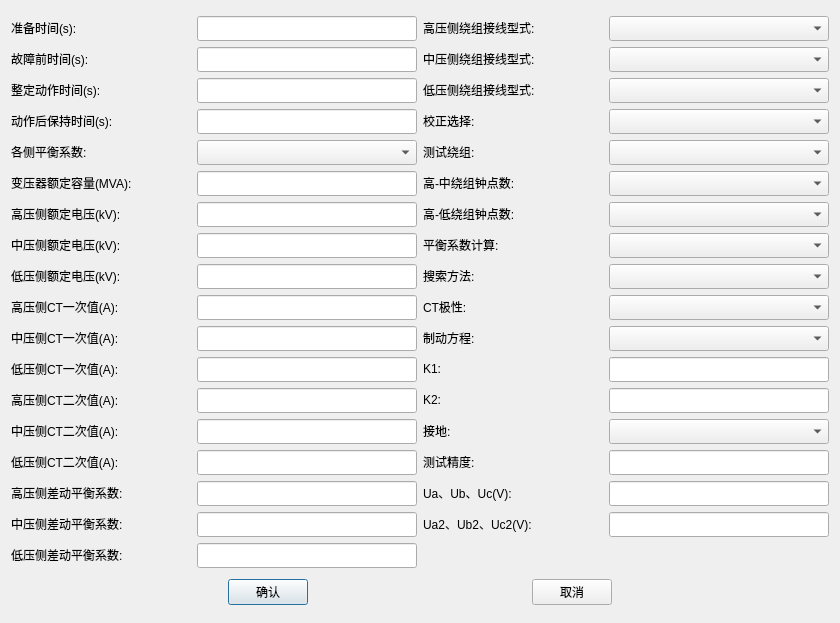
<?xml version="1.0" encoding="UTF-8"?>
<ui version="4.0">
 <class>QDiffCommonParasDlg</class>
 <widget class="QDialog" name="QDiffCommonParasDlg">
  <property name="geometry">
   <rect>
    <x>0</x>
    <y>0</y>
    <width>838</width>
    <height>623</height>
   </rect>
  </property>
  <property name="windowTitle">
   <string>通用参数</string>
  </property>
  <layout class="QVBoxLayout" name="verticalLayout">
   <item>
    <layout class="QGridLayout" name="gridLayout">
     <item row="10" column="2">
      <widget class="QLabel" name="m_labIrEquation">
       <property name="sizePolicy">
        <sizepolicy hsizetype="Fixed" vsizetype="Fixed">
         <horstretch>0</horstretch>
         <verstretch>0</verstretch>
        </sizepolicy>
       </property>
       <property name="minimumSize">
        <size>
         <width>180</width>
         <height>0</height>
        </size>
       </property>
       <property name="maximumSize">
        <size>
         <width>180</width>
         <height>16777215</height>
        </size>
       </property>
       <property name="text">
        <string>制动方程:</string>
       </property>
      </widget>
     </item>
     <item row="11" column="2">
      <widget class="QLabel" name="m_labK">
       <property name="sizePolicy">
        <sizepolicy hsizetype="Fixed" vsizetype="Fixed">
         <horstretch>0</horstretch>
         <verstretch>0</verstretch>
        </sizepolicy>
       </property>
       <property name="minimumSize">
        <size>
         <width>180</width>
         <height>0</height>
        </size>
       </property>
       <property name="maximumSize">
        <size>
         <width>180</width>
         <height>16777215</height>
        </size>
       </property>
       <property name="text">
        <string>K1:</string>
       </property>
      </widget>
     </item>
     <item row="6" column="2">
      <widget class="QLabel" name="m_labTransGroupMode2">
       <property name="sizePolicy">
        <sizepolicy hsizetype="Fixed" vsizetype="Fixed">
         <horstretch>0</horstretch>
         <verstretch>0</verstretch>
        </sizepolicy>
       </property>
       <property name="minimumSize">
        <size>
         <width>180</width>
         <height>0</height>
        </size>
       </property>
       <property name="maximumSize">
        <size>
         <width>180</width>
         <height>16777215</height>
        </size>
       </property>
       <property name="text">
        <string>高-低绕组钟点数:</string>
       </property>
      </widget>
     </item>
     <item row="5" column="2">
      <widget class="QLabel" name="m_labTransGroupMode1">
       <property name="sizePolicy">
        <sizepolicy hsizetype="Fixed" vsizetype="Fixed">
         <horstretch>0</horstretch>
         <verstretch>0</verstretch>
        </sizepolicy>
       </property>
       <property name="minimumSize">
        <size>
         <width>180</width>
         <height>0</height>
        </size>
       </property>
       <property name="maximumSize">
        <size>
         <width>180</width>
         <height>16777215</height>
        </size>
       </property>
       <property name="text">
        <string>高-中绕组钟点数:</string>
       </property>
      </widget>
     </item>
     <item row="9" column="2">
      <widget class="QLabel" name="m_labCTPoint">
       <property name="sizePolicy">
        <sizepolicy hsizetype="Fixed" vsizetype="Fixed">
         <horstretch>0</horstretch>
         <verstretch>0</verstretch>
        </sizepolicy>
       </property>
       <property name="minimumSize">
        <size>
         <width>180</width>
         <height>0</height>
        </size>
       </property>
       <property name="maximumSize">
        <size>
         <width>180</width>
         <height>16777215</height>
        </size>
       </property>
       <property name="text">
        <string>CT极性:</string>
       </property>
      </widget>
     </item>
     <item row="13" column="2">
      <widget class="QLabel" name="m_labEarthing">
       <property name="sizePolicy">
        <sizepolicy hsizetype="Fixed" vsizetype="Fixed">
         <horstretch>0</horstretch>
         <verstretch>0</verstretch>
        </sizepolicy>
       </property>
       <property name="minimumSize">
        <size>
         <width>180</width>
         <height>0</height>
        </size>
       </property>
       <property name="maximumSize">
        <size>
         <width>180</width>
         <height>16777215</height>
        </size>
       </property>
       <property name="text">
        <string>接地:</string>
       </property>
      </widget>
     </item>
     <item row="12" column="2">
      <widget class="QLabel" name="m_labK2">
       <property name="sizePolicy">
        <sizepolicy hsizetype="Fixed" vsizetype="Fixed">
         <horstretch>0</horstretch>
         <verstretch>0</verstretch>
        </sizepolicy>
       </property>
       <property name="minimumSize">
        <size>
         <width>180</width>
         <height>0</height>
        </size>
       </property>
       <property name="maximumSize">
        <size>
         <width>180</width>
         <height>16777215</height>
        </size>
       </property>
       <property name="text">
        <string>K2:</string>
       </property>
      </widget>
     </item>
     <item row="8" column="2">
      <widget class="QLabel" name="m_labSearchMode">
       <property name="sizePolicy">
        <sizepolicy hsizetype="Fixed" vsizetype="Fixed">
         <horstretch>0</horstretch>
         <verstretch>0</verstretch>
        </sizepolicy>
       </property>
       <property name="minimumSize">
        <size>
         <width>180</width>
         <height>0</height>
        </size>
       </property>
       <property name="maximumSize">
        <size>
         <width>180</width>
         <height>16777215</height>
        </size>
       </property>
       <property name="text">
        <string>搜索方法:</string>
       </property>
      </widget>
     </item>
     <item row="4" column="2">
      <widget class="QLabel" name="m_labAdoptWind">
       <property name="sizePolicy">
        <sizepolicy hsizetype="Fixed" vsizetype="Fixed">
         <horstretch>0</horstretch>
         <verstretch>0</verstretch>
        </sizepolicy>
       </property>
       <property name="minimumSize">
        <size>
         <width>180</width>
         <height>0</height>
        </size>
       </property>
       <property name="maximumSize">
        <size>
         <width>180</width>
         <height>16777215</height>
        </size>
       </property>
       <property name="text">
        <string>测试绕组:</string>
       </property>
      </widget>
     </item>
     <item row="7" column="2">
      <widget class="QLabel" name="m_labJXFactor">
       <property name="sizePolicy">
        <sizepolicy hsizetype="Fixed" vsizetype="Fixed">
         <horstretch>0</horstretch>
         <verstretch>0</verstretch>
        </sizepolicy>
       </property>
       <property name="minimumSize">
        <size>
         <width>180</width>
         <height>0</height>
        </size>
       </property>
       <property name="maximumSize">
        <size>
         <width>180</width>
         <height>16777215</height>
        </size>
       </property>
       <property name="text">
        <string>平衡系数计算:</string>
       </property>
      </widget>
     </item>
     <item row="0" column="2">
      <widget class="QLabel" name="m_labWindH">
       <property name="sizePolicy">
        <sizepolicy hsizetype="Fixed" vsizetype="Fixed">
         <horstretch>0</horstretch>
         <verstretch>0</verstretch>
        </sizepolicy>
       </property>
       <property name="minimumSize">
        <size>
         <width>180</width>
         <height>0</height>
        </size>
       </property>
       <property name="maximumSize">
        <size>
         <width>180</width>
         <height>16777215</height>
        </size>
       </property>
       <property name="text">
        <string>高压侧绕组接线型式:</string>
       </property>
      </widget>
     </item>
     <item row="15" column="2">
      <widget class="QLabel" name="m_labVg1">
       <property name="sizePolicy">
        <sizepolicy hsizetype="Fixed" vsizetype="Fixed">
         <horstretch>0</horstretch>
         <verstretch>0</verstretch>
        </sizepolicy>
       </property>
       <property name="minimumSize">
        <size>
         <width>180</width>
         <height>0</height>
        </size>
       </property>
       <property name="maximumSize">
        <size>
         <width>180</width>
         <height>16777215</height>
        </size>
       </property>
       <property name="text">
        <string>Ua、Ub、Uc(V):</string>
       </property>
      </widget>
     </item>
     <item row="16" column="2">
      <widget class="QLabel" name="m_labVg2">
       <property name="sizePolicy">
        <sizepolicy hsizetype="Fixed" vsizetype="Fixed">
         <horstretch>0</horstretch>
         <verstretch>0</verstretch>
        </sizepolicy>
       </property>
       <property name="minimumSize">
        <size>
         <width>180</width>
         <height>0</height>
        </size>
       </property>
       <property name="maximumSize">
        <size>
         <width>180</width>
         <height>16777215</height>
        </size>
       </property>
       <property name="text">
        <string>Ua2、Ub2、Uc2(V):</string>
       </property>
      </widget>
     </item>
     <item row="14" column="2">
      <widget class="QLabel" name="m_labStep">
       <property name="sizePolicy">
        <sizepolicy hsizetype="Fixed" vsizetype="Fixed">
         <horstretch>0</horstretch>
         <verstretch>0</verstretch>
        </sizepolicy>
       </property>
       <property name="minimumSize">
        <size>
         <width>180</width>
         <height>0</height>
        </size>
       </property>
       <property name="maximumSize">
        <size>
         <width>180</width>
         <height>16777215</height>
        </size>
       </property>
       <property name="text">
        <string>测试精度:</string>
       </property>
      </widget>
     </item>
     <item row="3" column="2">
      <widget class="QLabel" name="m_labPhCorrectMode">
       <property name="sizePolicy">
        <sizepolicy hsizetype="Fixed" vsizetype="Fixed">
         <horstretch>0</horstretch>
         <verstretch>0</verstretch>
        </sizepolicy>
       </property>
       <property name="minimumSize">
        <size>
         <width>180</width>
         <height>0</height>
        </size>
       </property>
       <property name="maximumSize">
        <size>
         <width>180</width>
         <height>16777215</height>
        </size>
       </property>
       <property name="text">
        <string>校正选择:</string>
       </property>
      </widget>
     </item>
     <item row="2" column="2">
      <widget class="QLabel" name="m_labWindL">
       <property name="sizePolicy">
        <sizepolicy hsizetype="Fixed" vsizetype="Fixed">
         <horstretch>0</horstretch>
         <verstretch>0</verstretch>
        </sizepolicy>
       </property>
       <property name="minimumSize">
        <size>
         <width>180</width>
         <height>0</height>
        </size>
       </property>
       <property name="maximumSize">
        <size>
         <width>180</width>
         <height>16777215</height>
        </size>
       </property>
       <property name="text">
        <string>低压侧绕组接线型式:</string>
       </property>
      </widget>
     </item>
     <item row="1" column="2">
      <widget class="QLabel" name="m_labWindM">
       <property name="sizePolicy">
        <sizepolicy hsizetype="Fixed" vsizetype="Fixed">
         <horstretch>0</horstretch>
         <verstretch>0</verstretch>
        </sizepolicy>
       </property>
       <property name="minimumSize">
        <size>
         <width>180</width>
         <height>0</height>
        </size>
       </property>
       <property name="maximumSize">
        <size>
         <width>180</width>
         <height>16777215</height>
        </size>
       </property>
       <property name="text">
        <string>中压侧绕组接线型式:</string>
       </property>
      </widget>
     </item>
     <item row="0" column="0">
      <widget class="QLabel" name="m_labPrepareTime">
       <property name="sizePolicy">
        <sizepolicy hsizetype="Fixed" vsizetype="Fixed">
         <horstretch>0</horstretch>
         <verstretch>0</verstretch>
        </sizepolicy>
       </property>
       <property name="minimumSize">
        <size>
         <width>180</width>
         <height>0</height>
        </size>
       </property>
       <property name="maximumSize">
        <size>
         <width>180</width>
         <height>16777215</height>
        </size>
       </property>
       <property name="text">
        <string>准备时间(s):</string>
       </property>
      </widget>
     </item>
     <item row="6" column="0">
      <widget class="QLabel" name="m_labHUn">
       <property name="sizePolicy">
        <sizepolicy hsizetype="Fixed" vsizetype="Fixed">
         <horstretch>0</horstretch>
         <verstretch>0</verstretch>
        </sizepolicy>
       </property>
       <property name="minimumSize">
        <size>
         <width>180</width>
         <height>0</height>
        </size>
       </property>
       <property name="maximumSize">
        <size>
         <width>180</width>
         <height>16777215</height>
        </size>
       </property>
       <property name="text">
        <string>高压侧额定电压(kV):</string>
       </property>
      </widget>
     </item>
     <item row="8" column="1">
      <widget class="QSettingLineEdit" name="m_txtLUn">
       <property name="sizePolicy">
        <sizepolicy hsizetype="Fixed" vsizetype="Fixed">
         <horstretch>0</horstretch>
         <verstretch>0</verstretch>
        </sizepolicy>
       </property>
       <property name="minimumSize">
        <size>
         <width>220</width>
         <height>25</height>
        </size>
       </property>
       <property name="maximumSize">
        <size>
         <width>220</width>
         <height>16777215</height>
        </size>
       </property>
      </widget>
     </item>
     <item row="3" column="0">
      <widget class="QLabel" name="m_labTimeAfter">
       <property name="sizePolicy">
        <sizepolicy hsizetype="Fixed" vsizetype="Fixed">
         <horstretch>0</horstretch>
         <verstretch>0</verstretch>
        </sizepolicy>
       </property>
       <property name="minimumSize">
        <size>
         <width>180</width>
         <height>0</height>
        </size>
       </property>
       <property name="maximumSize">
        <size>
         <width>180</width>
         <height>16777215</height>
        </size>
       </property>
       <property name="text">
        <string>动作后保持时间(s):</string>
       </property>
      </widget>
     </item>
     <item row="0" column="1">
      <widget class="QLineEdit" name="m_txtPrepareTime">
       <property name="sizePolicy">
        <sizepolicy hsizetype="Fixed" vsizetype="Fixed">
         <horstretch>0</horstretch>
         <verstretch>0</verstretch>
        </sizepolicy>
       </property>
       <property name="minimumSize">
        <size>
         <width>220</width>
         <height>25</height>
        </size>
       </property>
       <property name="maximumSize">
        <size>
         <width>220</width>
         <height>16777215</height>
        </size>
       </property>
      </widget>
     </item>
     <item row="8" column="0">
      <widget class="QLabel" name="m_labLUn">
       <property name="sizePolicy">
        <sizepolicy hsizetype="Fixed" vsizetype="Fixed">
         <horstretch>0</horstretch>
         <verstretch>0</verstretch>
        </sizepolicy>
       </property>
       <property name="minimumSize">
        <size>
         <width>180</width>
         <height>0</height>
        </size>
       </property>
       <property name="maximumSize">
        <size>
         <width>180</width>
         <height>16777215</height>
        </size>
       </property>
       <property name="text">
        <string>低压侧额定电压(kV):</string>
       </property>
      </widget>
     </item>
     <item row="14" column="1">
      <widget class="QSettingLineEdit" name="m_txtCTSl">
       <property name="sizePolicy">
        <sizepolicy hsizetype="Fixed" vsizetype="Fixed">
         <horstretch>0</horstretch>
         <verstretch>0</verstretch>
        </sizepolicy>
       </property>
       <property name="minimumSize">
        <size>
         <width>220</width>
         <height>25</height>
        </size>
       </property>
       <property name="maximumSize">
        <size>
         <width>220</width>
         <height>16777215</height>
        </size>
       </property>
      </widget>
     </item>
     <item row="15" column="0">
      <widget class="QLabel" name="m_labKphSet">
       <property name="sizePolicy">
        <sizepolicy hsizetype="Fixed" vsizetype="Fixed">
         <horstretch>0</horstretch>
         <verstretch>0</verstretch>
        </sizepolicy>
       </property>
       <property name="minimumSize">
        <size>
         <width>180</width>
         <height>0</height>
        </size>
       </property>
       <property name="maximumSize">
        <size>
         <width>180</width>
         <height>16777215</height>
        </size>
       </property>
       <property name="text">
        <string>高压侧差动平衡系数:</string>
       </property>
      </widget>
     </item>
     <item row="16" column="0">
      <widget class="QLabel" name="m_labKpmSet">
       <property name="sizePolicy">
        <sizepolicy hsizetype="Fixed" vsizetype="Fixed">
         <horstretch>0</horstretch>
         <verstretch>0</verstretch>
        </sizepolicy>
       </property>
       <property name="minimumSize">
        <size>
         <width>180</width>
         <height>0</height>
        </size>
       </property>
       <property name="maximumSize">
        <size>
         <width>180</width>
         <height>16777215</height>
        </size>
       </property>
       <property name="text">
        <string>中压侧差动平衡系数:</string>
       </property>
      </widget>
     </item>
     <item row="2" column="0">
      <widget class="QLabel" name="m_labFaultTime">
       <property name="sizePolicy">
        <sizepolicy hsizetype="Fixed" vsizetype="Fixed">
         <horstretch>0</horstretch>
         <verstretch>0</verstretch>
        </sizepolicy>
       </property>
       <property name="minimumSize">
        <size>
         <width>180</width>
         <height>0</height>
        </size>
       </property>
       <property name="maximumSize">
        <size>
         <width>180</width>
         <height>16777215</height>
        </size>
       </property>
       <property name="text">
        <string>整定动作时间(s):</string>
       </property>
      </widget>
     </item>
     <item row="3" column="1">
      <widget class="QSettingLineEdit" name="m_txtTimeAfter">
       <property name="sizePolicy">
        <sizepolicy hsizetype="Fixed" vsizetype="Fixed">
         <horstretch>0</horstretch>
         <verstretch>0</verstretch>
        </sizepolicy>
       </property>
       <property name="minimumSize">
        <size>
         <width>220</width>
         <height>25</height>
        </size>
       </property>
       <property name="maximumSize">
        <size>
         <width>220</width>
         <height>16777215</height>
        </size>
       </property>
      </widget>
     </item>
     <item row="4" column="1">
      <widget class="QComboBox" name="m_cmbKPSetMode">
       <property name="sizePolicy">
        <sizepolicy hsizetype="Fixed" vsizetype="Fixed">
         <horstretch>0</horstretch>
         <verstretch>0</verstretch>
        </sizepolicy>
       </property>
       <property name="minimumSize">
        <size>
         <width>220</width>
         <height>25</height>
        </size>
       </property>
       <property name="maximumSize">
        <size>
         <width>220</width>
         <height>16777215</height>
        </size>
       </property>
      </widget>
     </item>
     <item row="9" column="0">
      <widget class="QLabel" name="m_labCTPh">
       <property name="sizePolicy">
        <sizepolicy hsizetype="Fixed" vsizetype="Fixed">
         <horstretch>0</horstretch>
         <verstretch>0</verstretch>
        </sizepolicy>
       </property>
       <property name="minimumSize">
        <size>
         <width>180</width>
         <height>0</height>
        </size>
       </property>
       <property name="maximumSize">
        <size>
         <width>180</width>
         <height>16777215</height>
        </size>
       </property>
       <property name="text">
        <string>高压侧CT一次值(A):</string>
       </property>
      </widget>
     </item>
     <item row="2" column="1">
      <widget class="QLineEdit" name="m_txtFaultTime">
       <property name="sizePolicy">
        <sizepolicy hsizetype="Fixed" vsizetype="Fixed">
         <horstretch>0</horstretch>
         <verstretch>0</verstretch>
        </sizepolicy>
       </property>
       <property name="minimumSize">
        <size>
         <width>220</width>
         <height>25</height>
        </size>
       </property>
       <property name="maximumSize">
        <size>
         <width>220</width>
         <height>16777215</height>
        </size>
       </property>
      </widget>
     </item>
     <item row="12" column="0">
      <widget class="QLabel" name="m_labCTSh">
       <property name="sizePolicy">
        <sizepolicy hsizetype="Fixed" vsizetype="Fixed">
         <horstretch>0</horstretch>
         <verstretch>0</verstretch>
        </sizepolicy>
       </property>
       <property name="minimumSize">
        <size>
         <width>180</width>
         <height>0</height>
        </size>
       </property>
       <property name="maximumSize">
        <size>
         <width>180</width>
         <height>16777215</height>
        </size>
       </property>
       <property name="text">
        <string>高压侧CT二次值(A):</string>
       </property>
      </widget>
     </item>
     <item row="7" column="0">
      <widget class="QLabel" name="m_labMUn">
       <property name="sizePolicy">
        <sizepolicy hsizetype="Fixed" vsizetype="Fixed">
         <horstretch>0</horstretch>
         <verstretch>0</verstretch>
        </sizepolicy>
       </property>
       <property name="minimumSize">
        <size>
         <width>180</width>
         <height>0</height>
        </size>
       </property>
       <property name="maximumSize">
        <size>
         <width>180</width>
         <height>16777215</height>
        </size>
       </property>
       <property name="text">
        <string>中压侧额定电压(kV):</string>
       </property>
      </widget>
     </item>
     <item row="12" column="1">
      <widget class="QSettingLineEdit" name="m_txtCTSh">
       <property name="sizePolicy">
        <sizepolicy hsizetype="Fixed" vsizetype="Fixed">
         <horstretch>0</horstretch>
         <verstretch>0</verstretch>
        </sizepolicy>
       </property>
       <property name="minimumSize">
        <size>
         <width>220</width>
         <height>25</height>
        </size>
       </property>
       <property name="maximumSize">
        <size>
         <width>220</width>
         <height>16777215</height>
        </size>
       </property>
      </widget>
     </item>
     <item row="13" column="1">
      <widget class="QSettingLineEdit" name="m_txtCTSm">
       <property name="sizePolicy">
        <sizepolicy hsizetype="Fixed" vsizetype="Fixed">
         <horstretch>0</horstretch>
         <verstretch>0</verstretch>
        </sizepolicy>
       </property>
       <property name="minimumSize">
        <size>
         <width>220</width>
         <height>25</height>
        </size>
       </property>
       <property name="maximumSize">
        <size>
         <width>220</width>
         <height>16777215</height>
        </size>
       </property>
      </widget>
     </item>
     <item row="14" column="0">
      <widget class="QLabel" name="m_labCTSl">
       <property name="sizePolicy">
        <sizepolicy hsizetype="Fixed" vsizetype="Fixed">
         <horstretch>0</horstretch>
         <verstretch>0</verstretch>
        </sizepolicy>
       </property>
       <property name="minimumSize">
        <size>
         <width>180</width>
         <height>0</height>
        </size>
       </property>
       <property name="maximumSize">
        <size>
         <width>180</width>
         <height>16777215</height>
        </size>
       </property>
       <property name="text">
        <string>低压侧CT二次值(A):</string>
       </property>
      </widget>
     </item>
     <item row="15" column="1">
      <widget class="QSettingLineEdit" name="m_txtKphSet">
       <property name="sizePolicy">
        <sizepolicy hsizetype="Fixed" vsizetype="Fixed">
         <horstretch>0</horstretch>
         <verstretch>0</verstretch>
        </sizepolicy>
       </property>
       <property name="minimumSize">
        <size>
         <width>220</width>
         <height>25</height>
        </size>
       </property>
       <property name="maximumSize">
        <size>
         <width>220</width>
         <height>16777215</height>
        </size>
       </property>
      </widget>
     </item>
     <item row="10" column="1">
      <widget class="QSettingLineEdit" name="m_txtCTPm">
       <property name="sizePolicy">
        <sizepolicy hsizetype="Fixed" vsizetype="Fixed">
         <horstretch>0</horstretch>
         <verstretch>0</verstretch>
        </sizepolicy>
       </property>
       <property name="minimumSize">
        <size>
         <width>220</width>
         <height>25</height>
        </size>
       </property>
       <property name="maximumSize">
        <size>
         <width>220</width>
         <height>16777215</height>
        </size>
       </property>
      </widget>
     </item>
     <item row="11" column="1">
      <widget class="QSettingLineEdit" name="m_txtCTPl">
       <property name="sizePolicy">
        <sizepolicy hsizetype="Fixed" vsizetype="Fixed">
         <horstretch>0</horstretch>
         <verstretch>0</verstretch>
        </sizepolicy>
       </property>
       <property name="minimumSize">
        <size>
         <width>220</width>
         <height>25</height>
        </size>
       </property>
       <property name="maximumSize">
        <size>
         <width>220</width>
         <height>16777215</height>
        </size>
       </property>
      </widget>
     </item>
     <item row="5" column="1">
      <widget class="QSettingLineEdit" name="m_txtSn">
       <property name="sizePolicy">
        <sizepolicy hsizetype="Fixed" vsizetype="Fixed">
         <horstretch>0</horstretch>
         <verstretch>0</verstretch>
        </sizepolicy>
       </property>
       <property name="minimumSize">
        <size>
         <width>220</width>
         <height>25</height>
        </size>
       </property>
       <property name="maximumSize">
        <size>
         <width>220</width>
         <height>16777215</height>
        </size>
       </property>
      </widget>
     </item>
     <item row="1" column="0">
      <widget class="QLabel" name="m_labPreFaultTime">
       <property name="sizePolicy">
        <sizepolicy hsizetype="Fixed" vsizetype="Fixed">
         <horstretch>0</horstretch>
         <verstretch>0</verstretch>
        </sizepolicy>
       </property>
       <property name="minimumSize">
        <size>
         <width>180</width>
         <height>0</height>
        </size>
       </property>
       <property name="maximumSize">
        <size>
         <width>180</width>
         <height>16777215</height>
        </size>
       </property>
       <property name="text">
        <string>故障前时间(s):</string>
       </property>
      </widget>
     </item>
     <item row="1" column="1">
      <widget class="QLineEdit" name="m_txtPreFaultTime">
       <property name="sizePolicy">
        <sizepolicy hsizetype="Fixed" vsizetype="Fixed">
         <horstretch>0</horstretch>
         <verstretch>0</verstretch>
        </sizepolicy>
       </property>
       <property name="minimumSize">
        <size>
         <width>220</width>
         <height>25</height>
        </size>
       </property>
       <property name="maximumSize">
        <size>
         <width>220</width>
         <height>16777215</height>
        </size>
       </property>
      </widget>
     </item>
     <item row="7" column="1">
      <widget class="QSettingLineEdit" name="m_txtMUn">
       <property name="sizePolicy">
        <sizepolicy hsizetype="Fixed" vsizetype="Fixed">
         <horstretch>0</horstretch>
         <verstretch>0</verstretch>
        </sizepolicy>
       </property>
       <property name="minimumSize">
        <size>
         <width>220</width>
         <height>25</height>
        </size>
       </property>
       <property name="maximumSize">
        <size>
         <width>220</width>
         <height>16777215</height>
        </size>
       </property>
      </widget>
     </item>
     <item row="5" column="0">
      <widget class="QLabel" name="m_labSn">
       <property name="sizePolicy">
        <sizepolicy hsizetype="Fixed" vsizetype="Fixed">
         <horstretch>0</horstretch>
         <verstretch>0</verstretch>
        </sizepolicy>
       </property>
       <property name="minimumSize">
        <size>
         <width>180</width>
         <height>0</height>
        </size>
       </property>
       <property name="maximumSize">
        <size>
         <width>180</width>
         <height>16777215</height>
        </size>
       </property>
       <property name="text">
        <string>变压器额定容量(MVA):</string>
       </property>
      </widget>
     </item>
     <item row="9" column="1">
      <widget class="QSettingLineEdit" name="m_txtCTPh">
       <property name="sizePolicy">
        <sizepolicy hsizetype="Fixed" vsizetype="Fixed">
         <horstretch>0</horstretch>
         <verstretch>0</verstretch>
        </sizepolicy>
       </property>
       <property name="minimumSize">
        <size>
         <width>220</width>
         <height>25</height>
        </size>
       </property>
       <property name="maximumSize">
        <size>
         <width>220</width>
         <height>16777215</height>
        </size>
       </property>
      </widget>
     </item>
     <item row="10" column="0">
      <widget class="QLabel" name="m_labCTPm">
       <property name="sizePolicy">
        <sizepolicy hsizetype="Fixed" vsizetype="Fixed">
         <horstretch>0</horstretch>
         <verstretch>0</verstretch>
        </sizepolicy>
       </property>
       <property name="minimumSize">
        <size>
         <width>180</width>
         <height>0</height>
        </size>
       </property>
       <property name="maximumSize">
        <size>
         <width>180</width>
         <height>16777215</height>
        </size>
       </property>
       <property name="text">
        <string>中压侧CT一次值(A):</string>
       </property>
      </widget>
     </item>
     <item row="4" column="0">
      <widget class="QLabel" name="m_labKPSetMode">
       <property name="sizePolicy">
        <sizepolicy hsizetype="Fixed" vsizetype="Fixed">
         <horstretch>0</horstretch>
         <verstretch>0</verstretch>
        </sizepolicy>
       </property>
       <property name="minimumSize">
        <size>
         <width>180</width>
         <height>0</height>
        </size>
       </property>
       <property name="maximumSize">
        <size>
         <width>180</width>
         <height>16777215</height>
        </size>
       </property>
       <property name="text">
        <string>各侧平衡系数:</string>
       </property>
      </widget>
     </item>
     <item row="6" column="1">
      <widget class="QSettingLineEdit" name="m_txtHUn">
       <property name="sizePolicy">
        <sizepolicy hsizetype="Fixed" vsizetype="Fixed">
         <horstretch>0</horstretch>
         <verstretch>0</verstretch>
        </sizepolicy>
       </property>
       <property name="minimumSize">
        <size>
         <width>220</width>
         <height>25</height>
        </size>
       </property>
       <property name="maximumSize">
        <size>
         <width>220</width>
         <height>16777215</height>
        </size>
       </property>
      </widget>
     </item>
     <item row="11" column="0">
      <widget class="QLabel" name="m_labCTPl">
       <property name="sizePolicy">
        <sizepolicy hsizetype="Fixed" vsizetype="Fixed">
         <horstretch>0</horstretch>
         <verstretch>0</verstretch>
        </sizepolicy>
       </property>
       <property name="minimumSize">
        <size>
         <width>180</width>
         <height>0</height>
        </size>
       </property>
       <property name="maximumSize">
        <size>
         <width>180</width>
         <height>16777215</height>
        </size>
       </property>
       <property name="text">
        <string>低压侧CT一次值(A):</string>
       </property>
      </widget>
     </item>
     <item row="13" column="0">
      <widget class="QLabel" name="m_labCTSm">
       <property name="sizePolicy">
        <sizepolicy hsizetype="Fixed" vsizetype="Fixed">
         <horstretch>0</horstretch>
         <verstretch>0</verstretch>
        </sizepolicy>
       </property>
       <property name="minimumSize">
        <size>
         <width>180</width>
         <height>0</height>
        </size>
       </property>
       <property name="maximumSize">
        <size>
         <width>180</width>
         <height>16777215</height>
        </size>
       </property>
       <property name="text">
        <string>中压侧CT二次值(A):</string>
       </property>
      </widget>
     </item>
     <item row="17" column="1">
      <widget class="QSettingLineEdit" name="m_txtKplSet">
       <property name="sizePolicy">
        <sizepolicy hsizetype="Fixed" vsizetype="Fixed">
         <horstretch>0</horstretch>
         <verstretch>0</verstretch>
        </sizepolicy>
       </property>
       <property name="minimumSize">
        <size>
         <width>220</width>
         <height>25</height>
        </size>
       </property>
       <property name="maximumSize">
        <size>
         <width>220</width>
         <height>16777215</height>
        </size>
       </property>
      </widget>
     </item>
     <item row="17" column="0">
      <widget class="QLabel" name="m_labKplSet">
       <property name="sizePolicy">
        <sizepolicy hsizetype="Fixed" vsizetype="Fixed">
         <horstretch>0</horstretch>
         <verstretch>0</verstretch>
        </sizepolicy>
       </property>
       <property name="minimumSize">
        <size>
         <width>180</width>
         <height>0</height>
        </size>
       </property>
       <property name="maximumSize">
        <size>
         <width>180</width>
         <height>16777215</height>
        </size>
       </property>
       <property name="text">
        <string>低压侧差动平衡系数:</string>
       </property>
      </widget>
     </item>
     <item row="16" column="1">
      <widget class="QSettingLineEdit" name="m_txtKpmSet">
       <property name="sizePolicy">
        <sizepolicy hsizetype="Fixed" vsizetype="Fixed">
         <horstretch>0</horstretch>
         <verstretch>0</verstretch>
        </sizepolicy>
       </property>
       <property name="minimumSize">
        <size>
         <width>220</width>
         <height>25</height>
        </size>
       </property>
       <property name="maximumSize">
        <size>
         <width>220</width>
         <height>16777215</height>
        </size>
       </property>
      </widget>
     </item>
     <item row="0" column="3">
      <widget class="QComboBox" name="m_cmbWindH">
       <property name="sizePolicy">
        <sizepolicy hsizetype="Fixed" vsizetype="Fixed">
         <horstretch>0</horstretch>
         <verstretch>0</verstretch>
        </sizepolicy>
       </property>
       <property name="minimumSize">
        <size>
         <width>220</width>
         <height>25</height>
        </size>
       </property>
       <property name="maximumSize">
        <size>
         <width>220</width>
         <height>16777215</height>
        </size>
       </property>
      </widget>
     </item>
     <item row="1" column="3">
      <widget class="QComboBox" name="m_cmbWindM">
       <property name="sizePolicy">
        <sizepolicy hsizetype="Fixed" vsizetype="Fixed">
         <horstretch>0</horstretch>
         <verstretch>0</verstretch>
        </sizepolicy>
       </property>
       <property name="minimumSize">
        <size>
         <width>220</width>
         <height>25</height>
        </size>
       </property>
       <property name="maximumSize">
        <size>
         <width>220</width>
         <height>16777215</height>
        </size>
       </property>
      </widget>
     </item>
     <item row="2" column="3">
      <widget class="QComboBox" name="m_cmbWindL">
       <property name="sizePolicy">
        <sizepolicy hsizetype="Fixed" vsizetype="Fixed">
         <horstretch>0</horstretch>
         <verstretch>0</verstretch>
        </sizepolicy>
       </property>
       <property name="minimumSize">
        <size>
         <width>220</width>
         <height>25</height>
        </size>
       </property>
       <property name="maximumSize">
        <size>
         <width>220</width>
         <height>16777215</height>
        </size>
       </property>
      </widget>
     </item>
     <item row="3" column="3">
      <widget class="QDataTypeComboBox" name="m_cmbPhCorrectMode">
       <property name="sizePolicy">
        <sizepolicy hsizetype="Fixed" vsizetype="Fixed">
         <horstretch>0</horstretch>
         <verstretch>0</verstretch>
        </sizepolicy>
       </property>
       <property name="minimumSize">
        <size>
         <width>220</width>
         <height>25</height>
        </size>
       </property>
       <property name="maximumSize">
        <size>
         <width>220</width>
         <height>16777215</height>
        </size>
       </property>
      </widget>
     </item>
     <item row="4" column="3">
      <widget class="QComboBox" name="m_cmbAdoptWind">
       <property name="sizePolicy">
        <sizepolicy hsizetype="Fixed" vsizetype="Fixed">
         <horstretch>0</horstretch>
         <verstretch>0</verstretch>
        </sizepolicy>
       </property>
       <property name="minimumSize">
        <size>
         <width>220</width>
         <height>25</height>
        </size>
       </property>
       <property name="maximumSize">
        <size>
         <width>220</width>
         <height>16777215</height>
        </size>
       </property>
      </widget>
     </item>
     <item row="5" column="3">
      <widget class="QComboBox" name="m_cmbTransGroupMode1">
       <property name="sizePolicy">
        <sizepolicy hsizetype="Fixed" vsizetype="Fixed">
         <horstretch>0</horstretch>
         <verstretch>0</verstretch>
        </sizepolicy>
       </property>
       <property name="minimumSize">
        <size>
         <width>220</width>
         <height>25</height>
        </size>
       </property>
       <property name="maximumSize">
        <size>
         <width>220</width>
         <height>16777215</height>
        </size>
       </property>
      </widget>
     </item>
     <item row="6" column="3">
      <widget class="QComboBox" name="m_cmbTransGroupMode2">
       <property name="sizePolicy">
        <sizepolicy hsizetype="Fixed" vsizetype="Fixed">
         <horstretch>0</horstretch>
         <verstretch>0</verstretch>
        </sizepolicy>
       </property>
       <property name="minimumSize">
        <size>
         <width>220</width>
         <height>25</height>
        </size>
       </property>
       <property name="maximumSize">
        <size>
         <width>220</width>
         <height>16777215</height>
        </size>
       </property>
      </widget>
     </item>
     <item row="7" column="3">
      <widget class="QComboBox" name="m_cmbJXFactor">
       <property name="sizePolicy">
        <sizepolicy hsizetype="Fixed" vsizetype="Fixed">
         <horstretch>0</horstretch>
         <verstretch>0</verstretch>
        </sizepolicy>
       </property>
       <property name="minimumSize">
        <size>
         <width>220</width>
         <height>25</height>
        </size>
       </property>
       <property name="maximumSize">
        <size>
         <width>220</width>
         <height>16777215</height>
        </size>
       </property>
      </widget>
     </item>
     <item row="8" column="3">
      <widget class="QComboBox" name="m_cmbSearchMode">
       <property name="sizePolicy">
        <sizepolicy hsizetype="Fixed" vsizetype="Fixed">
         <horstretch>0</horstretch>
         <verstretch>0</verstretch>
        </sizepolicy>
       </property>
       <property name="minimumSize">
        <size>
         <width>220</width>
         <height>25</height>
        </size>
       </property>
       <property name="maximumSize">
        <size>
         <width>220</width>
         <height>16777215</height>
        </size>
       </property>
      </widget>
     </item>
     <item row="9" column="3">
      <widget class="QComboBox" name="m_cmbCTPoint">
       <property name="sizePolicy">
        <sizepolicy hsizetype="Fixed" vsizetype="Fixed">
         <horstretch>0</horstretch>
         <verstretch>0</verstretch>
        </sizepolicy>
       </property>
       <property name="minimumSize">
        <size>
         <width>220</width>
         <height>25</height>
        </size>
       </property>
       <property name="maximumSize">
        <size>
         <width>220</width>
         <height>16777215</height>
        </size>
       </property>
      </widget>
     </item>
     <item row="10" column="3">
      <widget class="QComboBox" name="m_cmbIrEquation">
       <property name="sizePolicy">
        <sizepolicy hsizetype="Fixed" vsizetype="Fixed">
         <horstretch>0</horstretch>
         <verstretch>0</verstretch>
        </sizepolicy>
       </property>
       <property name="minimumSize">
        <size>
         <width>220</width>
         <height>25</height>
        </size>
       </property>
       <property name="maximumSize">
        <size>
         <width>220</width>
         <height>16777215</height>
        </size>
       </property>
      </widget>
     </item>
     <item row="11" column="3">
      <widget class="QLineEdit" name="m_txtK">
       <property name="sizePolicy">
        <sizepolicy hsizetype="Fixed" vsizetype="Fixed">
         <horstretch>0</horstretch>
         <verstretch>0</verstretch>
        </sizepolicy>
       </property>
       <property name="minimumSize">
        <size>
         <width>220</width>
         <height>25</height>
        </size>
       </property>
       <property name="maximumSize">
        <size>
         <width>220</width>
         <height>16777215</height>
        </size>
       </property>
      </widget>
     </item>
     <item row="12" column="3">
      <widget class="QLineEdit" name="m_txtK2">
       <property name="sizePolicy">
        <sizepolicy hsizetype="Fixed" vsizetype="Fixed">
         <horstretch>0</horstretch>
         <verstretch>0</verstretch>
        </sizepolicy>
       </property>
       <property name="minimumSize">
        <size>
         <width>220</width>
         <height>25</height>
        </size>
       </property>
       <property name="maximumSize">
        <size>
         <width>220</width>
         <height>16777215</height>
        </size>
       </property>
      </widget>
     </item>
     <item row="13" column="3">
      <widget class="QComboBox" name="m_cmbEarthing">
       <property name="sizePolicy">
        <sizepolicy hsizetype="Fixed" vsizetype="Fixed">
         <horstretch>0</horstretch>
         <verstretch>0</verstretch>
        </sizepolicy>
       </property>
       <property name="minimumSize">
        <size>
         <width>220</width>
         <height>25</height>
        </size>
       </property>
       <property name="maximumSize">
        <size>
         <width>220</width>
         <height>16777215</height>
        </size>
       </property>
      </widget>
     </item>
     <item row="14" column="3">
      <widget class="QLineEdit" name="m_txtStep">
       <property name="sizePolicy">
        <sizepolicy hsizetype="Fixed" vsizetype="Fixed">
         <horstretch>0</horstretch>
         <verstretch>0</verstretch>
        </sizepolicy>
       </property>
       <property name="minimumSize">
        <size>
         <width>220</width>
         <height>25</height>
        </size>
       </property>
       <property name="maximumSize">
        <size>
         <width>220</width>
         <height>16777215</height>
        </size>
       </property>
      </widget>
     </item>
     <item row="15" column="3">
      <widget class="QLineEdit" name="m_txtVg1">
       <property name="sizePolicy">
        <sizepolicy hsizetype="Fixed" vsizetype="Fixed">
         <horstretch>0</horstretch>
         <verstretch>0</verstretch>
        </sizepolicy>
       </property>
       <property name="minimumSize">
        <size>
         <width>220</width>
         <height>25</height>
        </size>
       </property>
       <property name="maximumSize">
        <size>
         <width>220</width>
         <height>16777215</height>
        </size>
       </property>
      </widget>
     </item>
     <item row="16" column="3">
      <widget class="QLineEdit" name="m_txtVg2">
       <property name="sizePolicy">
        <sizepolicy hsizetype="Fixed" vsizetype="Fixed">
         <horstretch>0</horstretch>
         <verstretch>0</verstretch>
        </sizepolicy>
       </property>
       <property name="minimumSize">
        <size>
         <width>220</width>
         <height>25</height>
        </size>
       </property>
       <property name="maximumSize">
        <size>
         <width>220</width>
         <height>16777215</height>
        </size>
       </property>
      </widget>
     </item>
    </layout>
   </item>
   <item>
    <layout class="QHBoxLayout" name="horizontalLayout_2">
     <item>
      <spacer name="horizontalSpacer">
       <property name="orientation">
        <enum>Qt::Horizontal</enum>
       </property>
       <property name="sizeHint" stdset="0">
        <size>
         <width>40</width>
         <height>20</height>
        </size>
       </property>
      </spacer>
     </item>
     <item>
      <widget class="QPushButton" name="m_btnOK">
       <property name="maximumSize">
        <size>
         <width>80</width>
         <height>16777215</height>
        </size>
       </property>
       <property name="text">
        <string>确认</string>
       </property>
      </widget>
     </item>
     <item>
      <spacer name="horizontalSpacer_2">
       <property name="orientation">
        <enum>Qt::Horizontal</enum>
       </property>
       <property name="sizeHint" stdset="0">
        <size>
         <width>40</width>
         <height>20</height>
        </size>
       </property>
      </spacer>
     </item>
     <item>
      <widget class="QPushButton" name="m_btnCancel">
       <property name="maximumSize">
        <size>
         <width>80</width>
         <height>16777215</height>
        </size>
       </property>
       <property name="text">
        <string>取消</string>
       </property>
      </widget>
     </item>
     <item>
      <spacer name="horizontalSpacer_3">
       <property name="orientation">
        <enum>Qt::Horizontal</enum>
       </property>
       <property name="sizeHint" stdset="0">
        <size>
         <width>40</width>
         <height>20</height>
        </size>
       </property>
      </spacer>
     </item>
    </layout>
   </item>
  </layout>
 </widget>
 <customwidgets>
  <customwidget>
   <class>QDataTypeComboBox</class>
   <extends>QComboBox</extends>
   <header>../../UI/Module/CommonCtrl_QT/QDataTypeComboBox.h</header>
  </customwidget>
  <customwidget>
   <class>QSettingLineEdit</class>
   <extends>QLineEdit</extends>
   <header>../../UI/Controls/SettingCtrls/qsettinglineedit.h</header>
  </customwidget>
 </customwidgets>
 <resources/>
 <connections/>
</ui>
